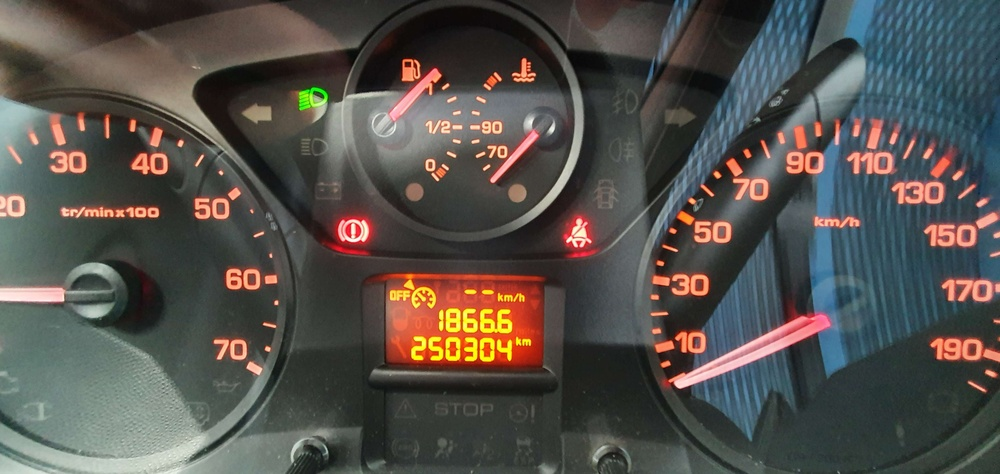
#> input picture learn/01.jpg, 1000 x 474 px, shrunk from 4096 x 1941 before the run
$ python -i preprocessing.py   (imports and definitions only)
#> lines starting #> are read from the running program, lines starting #| are printed output that depends on the picture; after the words box and inside, x2 and y2 are one past the last pixel; in counts of white or black regions, pixels touching at a corner belong together
# v1.0
import cv2
import matplotlib.pyplot as plt
import numpy as np


# 2. ORDER: 1. GAMMA CORRECTION, 2. EROSION, 3. EDGE DETECTION 4. SHARPENING
def unsharp_mask(
    image: np.ndarray, sigma: float = 16.0, strength: float = 4.5
) -> np.ndarray:
    """
    Apply unsharp mask to the image to enhance the details.

    Args:
        image (np.ndarray): The original image.
        sigma (float, optional): The standard deviation for the Gaussian kernel. Defaults to 16.0.
        strength (float, optional): The amount of details to enhance. Defaults to 4.5.

    Returns:
        np.ndarray: The image with enhanced details.
    """
    # Gaussian blur of the image
    blurred = cv2.GaussianBlur(image, (1, 1), sigma)
    # Enhance the image by adding a weighted difference between the original image and the blurred one
    sharpened = cv2.addWeighted(image, 1.0 + strength, blurred, -strength, 0)
    return sharpened


def adjust_gamma(image: np.ndarray, gamma: float = 1.2) -> np.ndarray:
    """
    Adjust the gamma of the image.

    Args:
        image (np.ndarray): The original image.
        gamma (float, optional): The gamma value to adjust the image. Defaults to 1.2.

    Returns:
        np.ndarray: The image with adjusted gamma.
    """
    # Build a lookup table mapping the pixel values [0, 255] to their adjusted gamma values
    invGamma = 5 / gamma
    table = np.array(
        [((i / 255.0) ** invGamma) * 255 for i in np.arange(0, 256)]
    ).astype("uint8")

    # Apply gamma correction for the image
    return cv2.LUT(image, table)


def edge_detection(img: np.ndarray) -> np.ndarray:
    """
    Apply edge detection to the image.

    Args:
        img (np.ndarray): The original image.

    Returns:
        np.ndarray: The image with detected edges.
    """
    # Apply Gaussian blur to reduce noise
    img_blur = cv2.GaussianBlur(img, (29, 29), 1)

    # Apply Canny edge detection
    edges = cv2.Canny(img_blur, 50, 90)

    # Find contours
    contours, _ = cv2.findContours(edges, cv2.RETR_LIST, cv2.CHAIN_APPROX_SIMPLE)

    # Draw contours on the original image
    img_with_contours = cv2.drawContours(img.copy(), contours, -3, (0, 255, 0), 2)

    # Display the image with contours using matplotlib
    # plt.imshow(img_with_contours, cmap='gray')
    # plt.show()
    return img_with_contours


def preprocess(img: np.ndarray) -> np.ndarray:
    """
    Preprocesses an image for further analysis.

    The function takes an image as a numpy array, converts the color from BGR to RGB, adjusts the gamma, applies erosion, detects edges, and applies an unsharp mask for sharpening.

    Args:
        img (np.ndarray): The image to be preprocessed.

    Returns:
        np.ndarray: The preprocessed image as a numpy array.
    """
    img = cv2.cvtColor(img, cv2.COLOR_BGR2RGB)
    gamma_corrected_img = adjust_gamma(
        img, gamma=1.2
    )  # You can adjust the gamma value depending on your image
    kernel = np.ones((3, 3), np.uint8)
    eroded_img = cv2.erode(gamma_corrected_img, kernel, iterations=4)
    edge_img = edge_detection(eroded_img)
    sharpened_img = unsharp_mask(edge_img)

    print("Original image:")
    plt.imshow(img, cmap="gray")
    plt.show()
    # print("Gamma corrected image:") # Uncomment to display the gamma corrected image
    # plt.imshow(gamma_corrected_img, cmap='gray') # Uncomment to display the gamma corrected image
    # plt.show() # Uncomment to display the gamma corrected image
    # print("Eroded image:") # Uncomment to display the eroded image
    # plt.imshow(eroded_img, cmap='gray') # Uncomment to display the eroded image
    # plt.show() # Uncomment to display the eroded image
    # print("Edge detected image:") # Uncomment to display the edge detected image
    # plt.imshow(edge_img, cmap='gray') # Uncomment to display the edge detected image
    # plt.show() # Uncomment to display the edge detected image
    print("Sharpened image:")
    plt.imshow(sharpened_img, cmap="gray")
    plt.show()

    return sharpened_img

>>> import cv2
>>> picture = cv2.imread('learn/01.jpg')
#> picture is the input picture: shape (474, 1000, 3); mean B, G, R 75.8, 80.6, 83.8
>>> result = preprocess(picture)
#> in adjust_gamma, `return cv2.LUT(image, table)`:
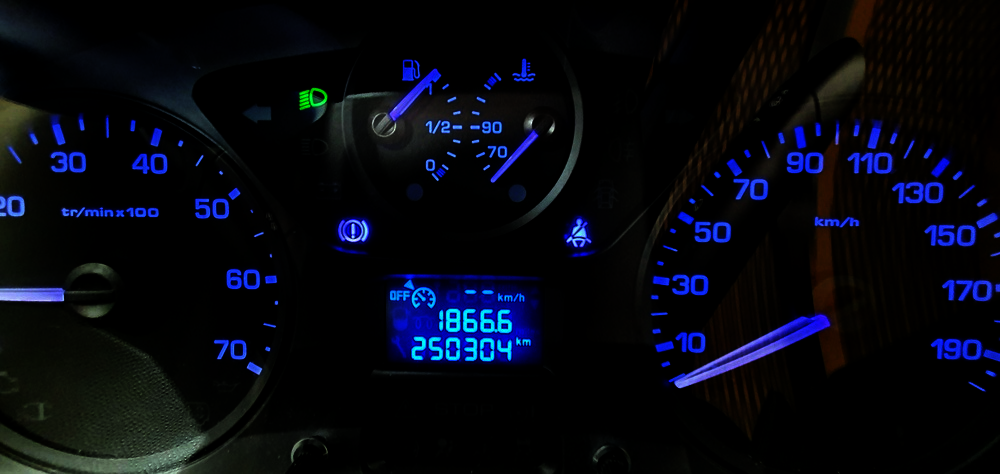
#> returned value: shape (474, 1000, 3); mean of channels 0, 1, 2 17.3, 8.1, 5.9; drawn as B, G, R
#> in preprocess, `eroded_img = cv2.erode(gamma_corrected_img, kernel, iterations=4)`:
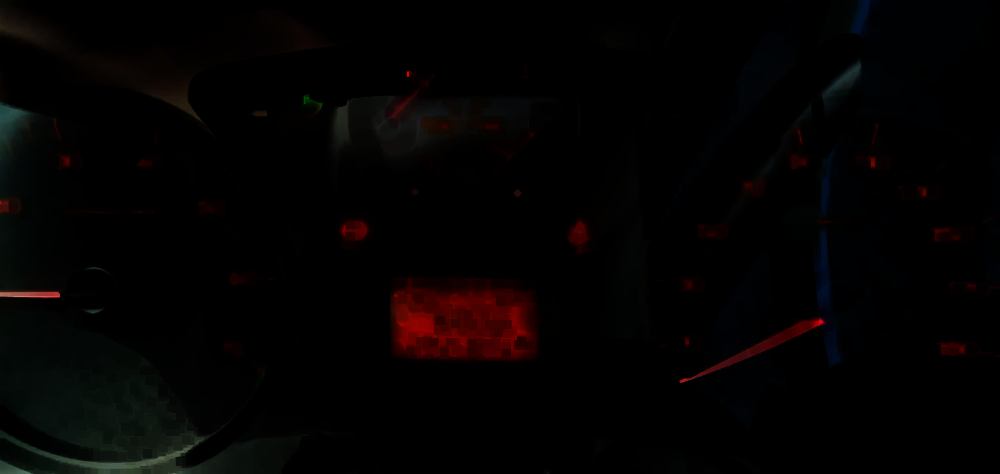
#> eroded_img: shape (474, 1000, 3); mean R, G, B 3.8, 2.2, 1.9
#> in edge_detection, `edges = cv2.Canny(img_blur, 50, 90)`:
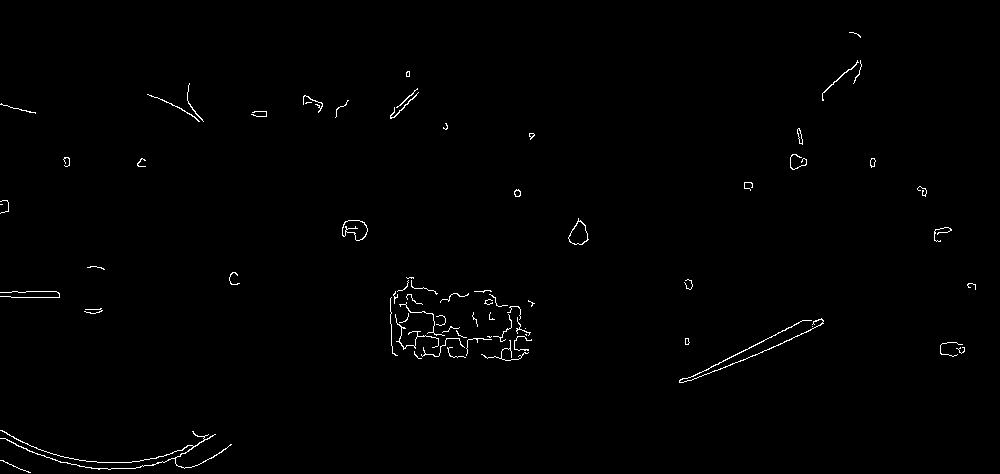
#> edges: shape (474, 1000); 0.75% white in thin lines or dots
#> in edge_detection, `contours, _ = cv2.findContours(edges, cv2.RETR_LIST, cv2.CHAIN_APPROX_..`: contours = 80 contours, 64 with area under 20; largest, box (x1, y1, x2, y2) and area: (342, 220, 368, 241) 349, (342, 220, 368, 241) 330, (568, 218, 589, 245) 312, (568, 221, 588, 245) 290, (0, 430, 232, 470) 90
#> in edge_detection, `img_with_contours = cv2.drawContours(img.copy(), contours, -3, (0, 255..`:
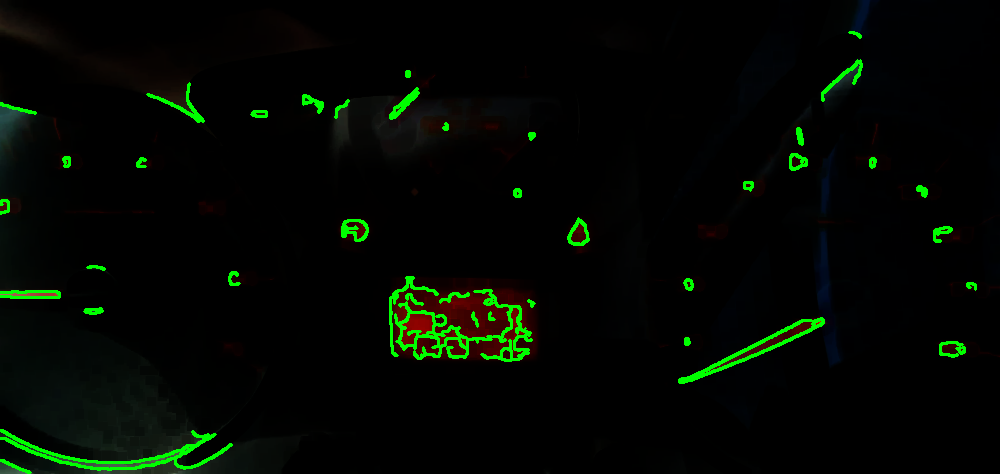
#> img_with_contours: shape (474, 1000, 3); mean R, G, B 2.8, 7.9, 1.7

$ run again, on learn/20200814_102619.jpg
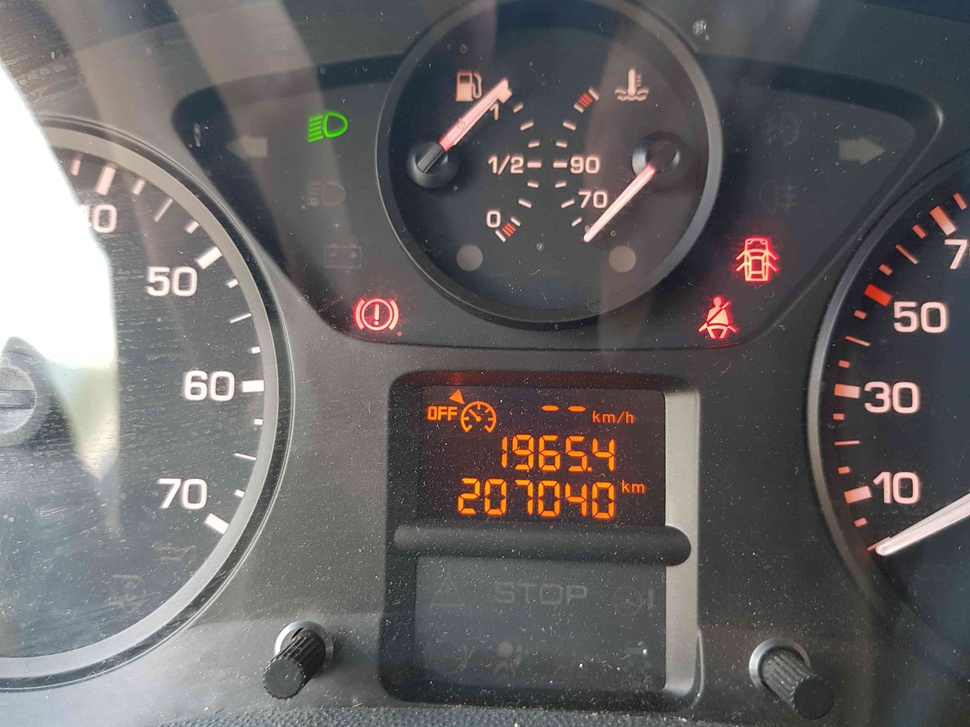
#> input picture learn/20200814_102619.jpg, 970 x 727 px, shrunk from 4032 x 3024 before the run
#> picture is the input picture: shape (727, 970, 3); mean B, G, R 100.7, 100.6, 103.8
#> in edge_detection, `edges = cv2.Canny(img_blur, 50, 90)`:
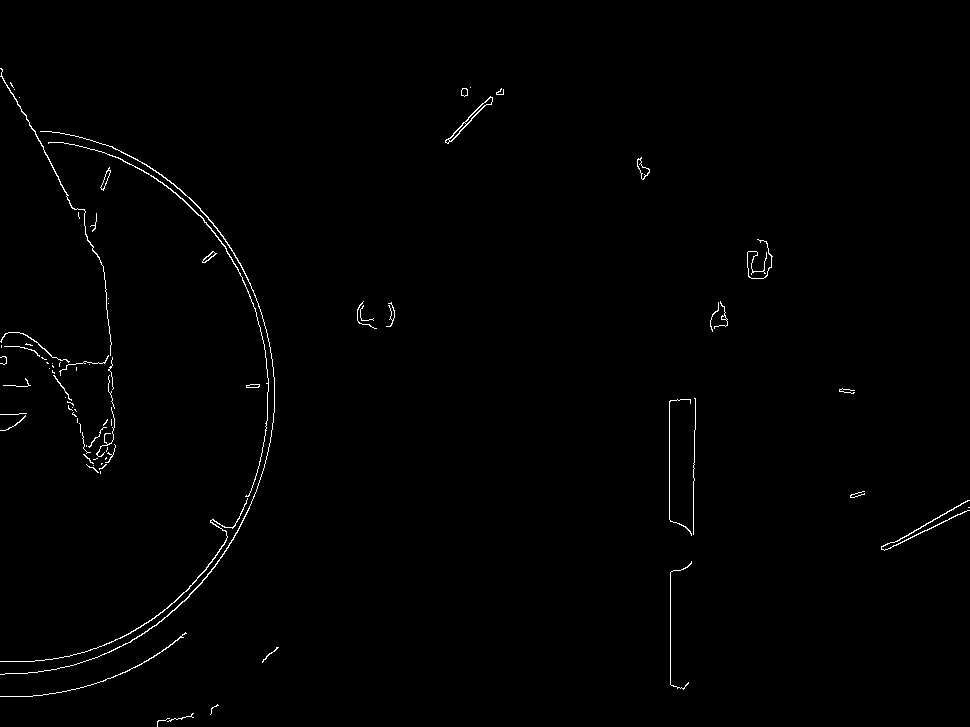
#> edges: shape (727, 970); 0.73% white in thin lines or dots
#> contours = 92 contours, 71 with area under 20; largest, box (x1, y1, x2, y2) and area: (445, 96, 493, 144) 240, (0, 131, 275, 675) 222, (0, 498, 248, 662) 114, (637, 157, 650, 180) 112, (48, 142, 269, 497) 112
#> in edge_detection, `img_with_contours = cv2.drawContours(img.copy(), contours, -3, (0, 255..`:
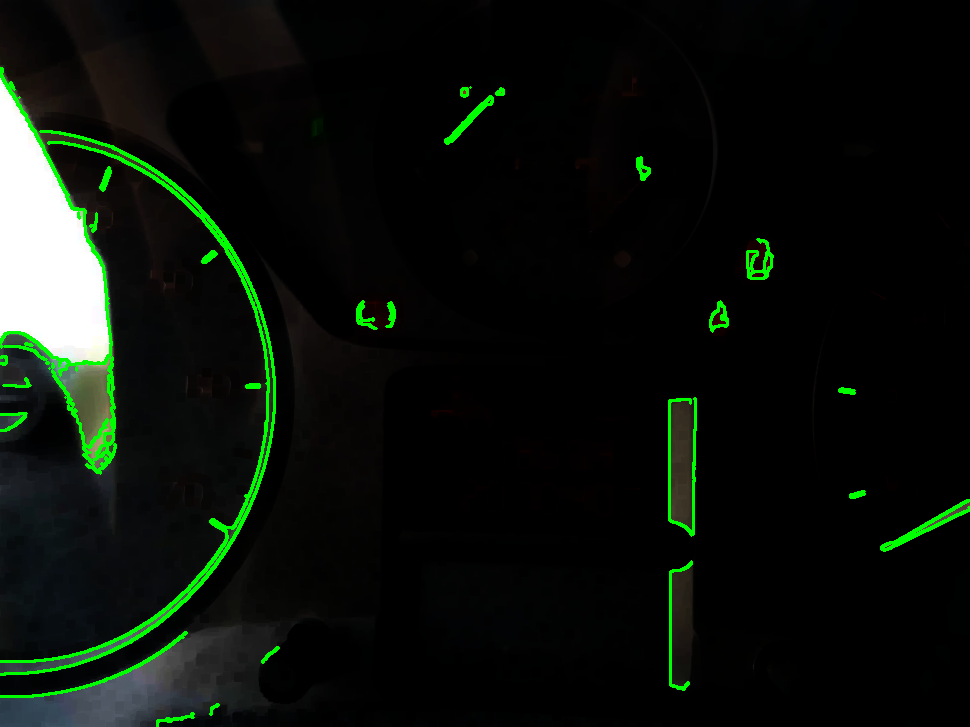
#> img_with_contours: shape (727, 970, 3); mean R, G, B 11.8, 17.6, 11.7

$ run again, on learn/20200816_140649.jpg
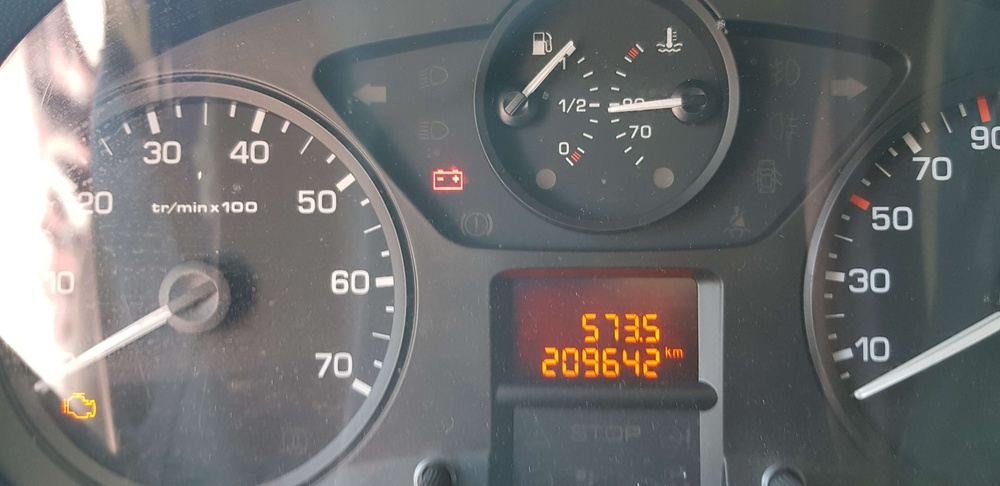
#> input picture learn/20200816_140649.jpg, 1000 x 486 px, shrunk from 4032 x 1960 before the run
#> picture is the input picture: shape (486, 1000, 3); mean B, G, R 111.9, 111.8, 112
#> in edge_detection, `edges = cv2.Canny(img_blur, 50, 90)`:
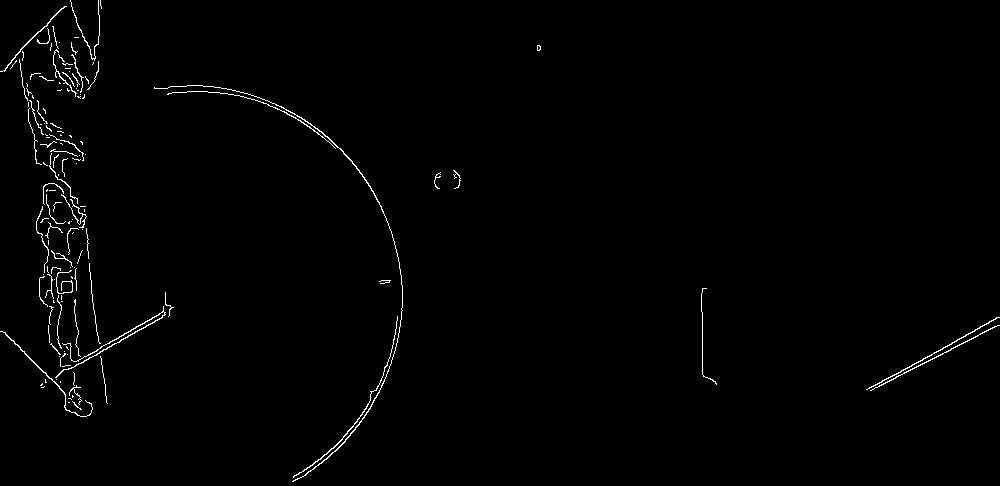
#> edges: shape (486, 1000); 0.98% white in thin lines or dots
#> contours = 137 contours, 125 with area under 20; largest, box (x1, y1, x2, y2) and area: (154, 85, 403, 482) 154, (55, 306, 166, 378) 100, (866, 317, 1000, 390) 70, (293, 316, 398, 478) 68, (0, 331, 93, 417) 64
#> in edge_detection, `img_with_contours = cv2.drawContours(img.copy(), contours, -3, (0, 255..`:
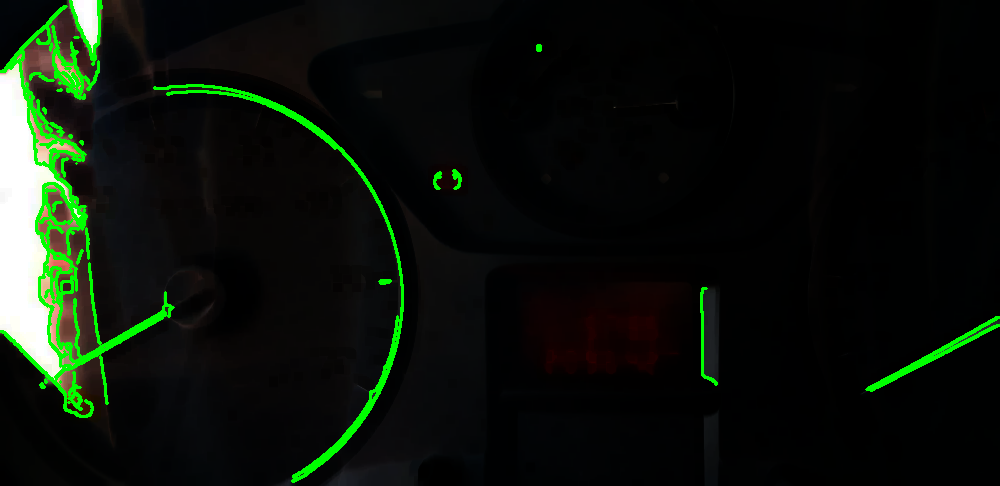
#> img_with_contours: shape (486, 1000, 3); mean R, G, B 12.5, 19.2, 11.4
